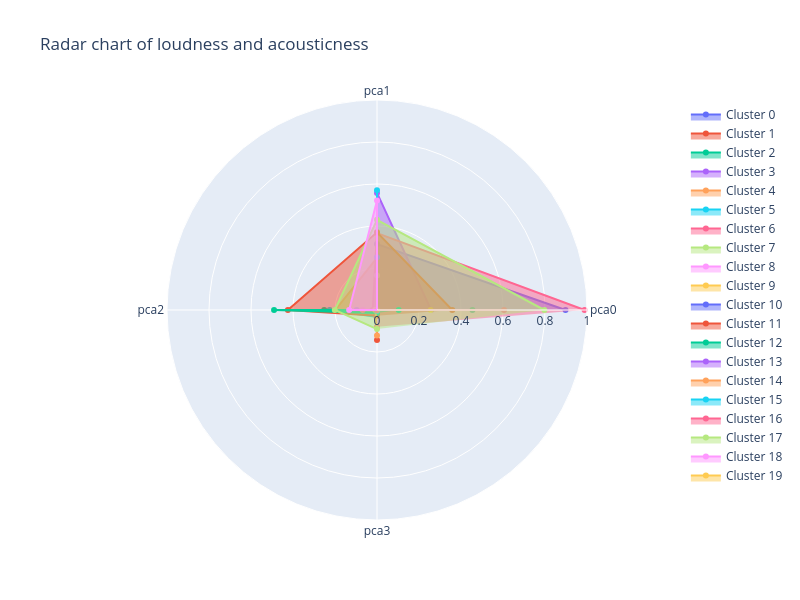

This figure's notebook cell:
### Code cell
# Create an empty list to store the Scatterpolar object of each cluster
scatter_objects = []

# State the label for each arm of the chart
categories = pca_variance_playlist_df.columns

# Get the means of each feature for each cluster
cluster_feat_means = pca_variance_playlist_df.groupby(by="cluster").mean()

# Iterate over the unique clusters and add an object for each cluster to the list
for cluster in sorted(pca_variance_playlist_df['cluster'].unique()):

  # Find the mean value for each column of the cluster
  cluster_means = cluster_feat_means.loc[cluster]

  # Create a Scatterpolar object for the cluster
  cluster_scatter = go.Scatterpolar(
    r = cluster_means, # set the radial coordinates
    theta = categories, # the names of the columns
    fill = 'toself', # fills in the space with colour
    name = f'Cluster {cluster}' # adds the name of the cluster
  )

  # Add the Scatterpolar object to the list
  scatter_objects.append(cluster_scatter)

# Create the figure (the white area)
fig = go.Figure()

# Add the scatter objects to the figure
fig.add_traces(scatter_objects)

# Add extras to the plot, such as title
fig.update_layout(
  title_text = 'Radar chart of loudness and acousticness',
  height = 600,
  width = 800,
  polar = dict(
    radialaxis = dict(
      visible = True, # visibility of the numbers on the arm
      range = [0, 1] # scale of the plot
    )),
  showlegend = True
)

# Show the initialised plot and the trace objects
fig.show()

### Figure 1 — Plotly figure (JSON) as saved in the notebook; plotly's stock layout.template omitted (floating-point values rounded to 4 significant figures)
{"data": [{"fill": "toself", "name": "Cluster 0", "r": [0.8977, 0.3138, -0.02665, -0.0902], "theta": ["pca0", "pca1", "pca2", "pca3", "cluster"], "type": "scatterpolar"}, {"fill": "toself", "name": "Cluster 1", "r": [-0.2048, -0.1663, -0.245, 0.1429], "theta": ["pca0", "pca1", "pca2", "pca3", "cluster"], "type": "scatterpolar"}, {"fill": "toself", "name": "Cluster 2", "r": [0.4545, -0.4548, 0.2515, -0.02141], "theta": ["pca0", "pca1", "pca2", "pca3", "cluster"], "type": "scatterpolar"}, {"fill": "toself", "name": "Cluster 3", "r": [0.2577, 0.5575, -0.4221, -0.05654], "theta": ["pca0", "pca1", "pca2", "pca3", "cluster"], "type": "scatterpolar"}, {"fill": "toself", "name": "Cluster 4", "r": [-0.4296, 0.2487, 0.1984, 0.0003689], "theta": ["pca0", "pca1", "pca2", "pca3", "cluster"], "type": "scatterpolar"}, {"fill": "toself", "name": "Cluster 5", "r": [-0.5365, -0.004589, 0.2255, 0.0334], "theta": ["pca0", "pca1", "pca2", "pca3", "cluster"], "type": "scatterpolar"}, {"fill": "toself", "name": "Cluster 6", "r": [0.9885, 0.3664, 0.02046, 0.08027], "theta": ["pca0", "pca1", "pca2", "pca3", "cluster"], "type": "scatterpolar"}, {"fill": "toself", "name": "Cluster 7", "r": [-0.2322, -0.1959, -0.1579, -0.0998], "theta": ["pca0", "pca1", "pca2", "pca3", "cluster"], "type": "scatterpolar"}, {"fill": "toself", "name": "Cluster 8", "r": [-0.271, 0.1642, -0.0305, 0.05257], "theta": ["pca0", "pca1", "pca2", "pca3", "cluster"], "type": "scatterpolar"}, {"fill": "toself", "name": "Cluster 9", "r": [0.2557, -0.3998, -0.0902, -0.02733], "theta": ["pca0", "pca1", "pca2", "pca3", "cluster"], "type": "scatterpolar"}, {"fill": "toself", "name": "Cluster 10", "r": [-0.4117, -0.08037, 0.09678, -0.1811], "theta": ["pca0", "pca1", "pca2", "pca3", "cluster"], "type": "scatterpolar"}, {"fill": "toself", "name": "Cluster 11", "r": [0.3584, 0.3699, 0.4245, 0.02713], "theta": ["pca0", "pca1", "pca2", "pca3", "cluster"], "type": "scatterpolar"}, {"fill": "toself", "name": "Cluster 12", "r": [0.1033, -0.2616, 0.4903, 0.01446], "theta": ["pca0", "pca1", "pca2", "pca3", "cluster"], "type": "scatterpolar"}, {"fill": "toself", "name": "Cluster 13", "r": [-0.03334, 0.2512, -0.2542, -0.02489], "theta": ["pca0", "pca1", "pca2", "pca3", "cluster"], "type": "scatterpolar"}, {"fill": "toself", "name": "Cluster 14", "r": [-0.3941, -0.09171, 0.007876, 0.1214], "theta": ["pca0", "pca1", "pca2", "pca3", "cluster"], "type": "scatterpolar"}, {"fill": "toself", "name": "Cluster 15", "r": [-0.03311, 0.5701, -0.1264, 0.004391], "theta": ["pca0", "pca1", "pca2", "pca3", "cluster"], "type": "scatterpolar"}, {"fill": "toself", "name": "Cluster 16", "r": [0.605, -0.5246, 0.06821, 0.001309], "theta": ["pca0", "pca1", "pca2", "pca3", "cluster"], "type": "scatterpolar"}, {"fill": "toself", "name": "Cluster 17", "r": [0.7969, 0.4294, 0.2009, 0.09086], "theta": ["pca0", "pca1", "pca2", "pca3", "cluster"], "type": "scatterpolar"}, {"fill": "toself", "name": "Cluster 18", "r": [-0.2482, 0.5209, 0.1326, -0.1544], "theta": ["pca0", "pca1", "pca2", "pca3", "cluster"], "type": "scatterpolar"}, {"fill": "toself", "name": "Cluster 19", "r": [-0.02585, -0.3163, -0.3954, -0.05941], "theta": ["pca0", "pca1", "pca2", "pca3", "cluster"], "type": "scatterpolar"}], "layout": {"height": 600, "polar": {"radialaxis": {"range": [0, 1], "visible": true}}, "showlegend": true, "title": {"text": "Radar chart of loudness and acousticness"}, "width": 800}}
